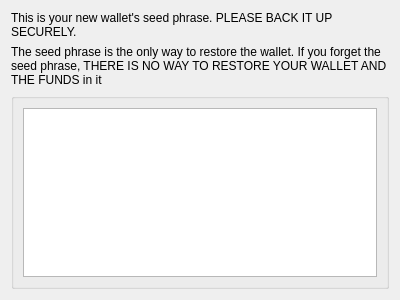
<?xml version="1.0" encoding="UTF-8"?>
<ui version="4.0">
 <class>NewSeedForm</class>
 <widget class="QWidget" name="NewSeedForm">
  <property name="geometry">
   <rect>
    <x>0</x>
    <y>0</y>
    <width>400</width>
    <height>300</height>
   </rect>
  </property>
  <property name="windowTitle">
   <string>Form</string>
  </property>
  <layout class="QGridLayout" name="gridLayout">
   <item row="0" column="0">
    <widget class="QLabel" name="label">
     <property name="text">
      <string>This is your new wallet's seed phrase. PLEASE BACK IT UP SECURELY.</string>
     </property>
     <property name="wordWrap">
      <bool>true</bool>
     </property>
    </widget>
   </item>
   <item row="1" column="0">
    <widget class="QLabel" name="label_2">
     <property name="text">
      <string>The seed phrase is the only way to restore the wallet. If you forget the seed phrase, THERE IS NO WAY TO RESTORE YOUR WALLET AND THE FUNDS in it</string>
     </property>
     <property name="wordWrap">
      <bool>true</bool>
     </property>
    </widget>
   </item>
   <item row="2" column="0">
    <widget class="QGroupBox" name="groupBox">
     <property name="sizePolicy">
      <sizepolicy hsizetype="Preferred" vsizetype="Expanding">
       <horstretch>0</horstretch>
       <verstretch>0</verstretch>
      </sizepolicy>
     </property>
     <property name="title">
      <string/>
     </property>
     <layout class="QVBoxLayout" name="verticalLayout">
      <item>
       <widget class="QPlainTextEdit" name="txtSeed">
        <property name="readOnly">
         <bool>true</bool>
        </property>
       </widget>
      </item>
     </layout>
    </widget>
   </item>
  </layout>
 </widget>
 <resources/>
 <connections/>
</ui>
